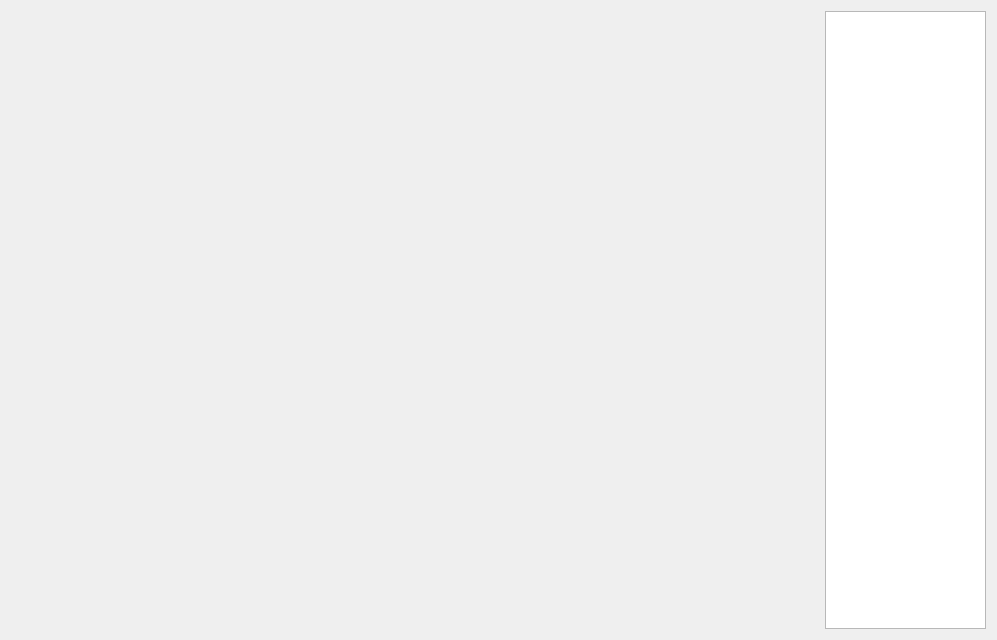
<?xml version="1.0" encoding="UTF-8"?>
<ui version="4.0">
 <class>CommonSpectrumTabWidget</class>
 <widget class="QWidget" name="CommonSpectrumTabWidget">
  <property name="geometry">
   <rect>
    <x>0</x>
    <y>0</y>
    <width>997</width>
    <height>640</height>
   </rect>
  </property>
  <property name="windowTitle">
   <string>Form</string>
  </property>
  <layout class="QHBoxLayout" name="horizontalLayout" stretch="4,1,1">
   <item>
    <layout class="QVBoxLayout" name="spectumWidgetsContainer"/>
   </item>
   <item>
    <widget class="CorrelationGroupWidget" name="correlationsGroupWidget" native="true">
     <layout class="QVBoxLayout" name="correlationWidgetsContainer"/>
    </widget>
   </item>
   <item>
    <widget class="QTreeView" name="settingsTreeView"/>
   </item>
  </layout>
 </widget>
 <customwidgets>
  <customwidget>
   <class>CorrelationGroupWidget</class>
   <extends>QWidget</extends>
   <header>Correlations/CorrelationGroupWidget.h</header>
   <container>1</container>
  </customwidget>
 </customwidgets>
 <resources/>
 <connections/>
</ui>
